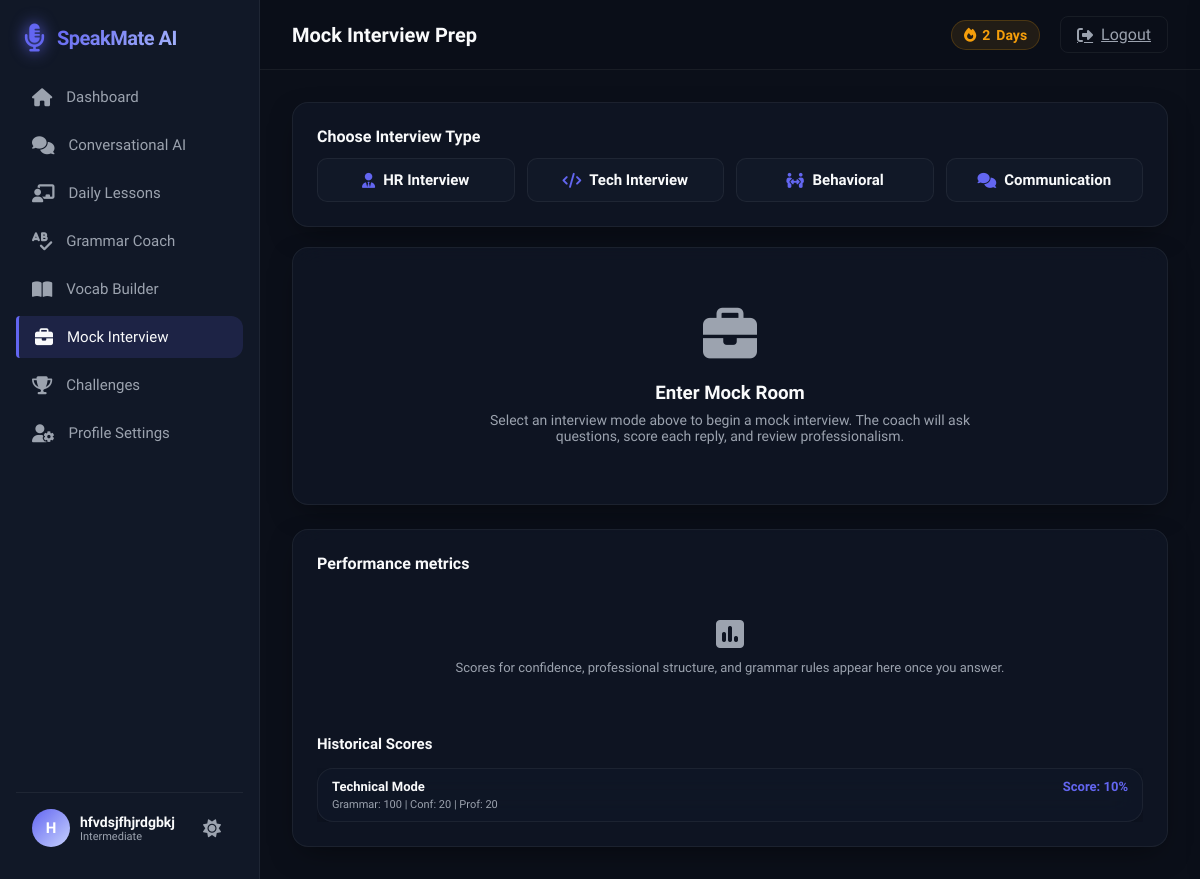
Page /interview (signed in) on the committed database.
### speakmate/models.py (models this page shows)
class InterviewScore(db.Model):
    __tablename__ = "interview_scores"
    id = db.Column(db.Integer, primary_key=True)
    user_id = db.Column(db.Integer, db.ForeignKey("users.id", ondelete="CASCADE"), nullable=False)
    mode = db.Column(db.String(50), nullable=False)
    score = db.Column(db.Integer, nullable=False)
    confidence = db.Column(db.Integer, nullable=False)
    grammar = db.Column(db.Integer, nullable=False)
    professionalism = db.Column(db.Integer, nullable=False)
    suggestions = db.Column(db.Text, nullable=True)
    created_at = db.Column(db.DateTime, default=datetime.utcnow)

### speakmate/routes/views.py (the view)
@views_bp.route("/interview")
@login_required
def interview():
    user_id = session["user_id"]
    scores = InterviewScore.query.filter_by(user_id=user_id).order_by(InterviewScore.created_at.desc()).limit(5).all()
    return render_template("interview.html", scores=scores)

### speakmate/routes/views.py (called while the page is built)
def login_required(f):
    import functools
    @functools.wraps(f)
    def decorated_function(*args, **kwargs):
        if "user_id" not in session:
            return redirect(url_for("auth.login"))
        return f(*args, **kwargs)
    return decorated_function

### speakmate/templates/interview.html (shortened to what this page needs)
{% extends "base.html" %}
{% block page_title %}Mock Interview Prep{% endblock %}
{% block content %}
<div class="dashboard-grid">
    <div style="display: flex; flex-direction: column; gap: 20px;">
        <div class="glass-card" style="padding: 24px;">
            <h3 style="font-size: 16px; font-weight: 700; margin-bottom: 12px;">Choose Interview Type</h3>
            <div style="display: grid; grid-template-columns: repeat(auto-fit, minmax(130px, 1fr)); gap: 12px;" id="modeSelectors">
                <button class="btn btn-secondary" onclick="startInterview('HR')">
                    <i class="fa-solid fa-user-tie" style="color: var(--color-primary);"></i> HR Interview
                </button>
                <button class="btn btn-secondary" onclick="startInterview('Technical')">
                    <i class="fa-solid fa-code" style="color: var(--color-primary);"></i> Tech Interview
                </button>
                <button class="btn btn-secondary" onclick="startInterview('Behavioral')">
                    <i class="fa-solid fa-people-arrows" style="color: var(--color-primary);"></i> Behavioral
                </button>
                <button class="btn btn-secondary" onclick="startInterview('Communication')">
                    <i class="fa-solid fa-comments" style="color: var(--color-primary);"></i> Communication
                </button>
            </div>
        </div>
        <div class="glass-card" id="interviewPlaceholder" style="padding: 60px 40px; text-align: center;">
            <i class="fa-solid fa-briefcase" style="font-size: 54px; color: var(--text-secondary); margin-bottom: 20px;"></i>
            <h3>Enter Mock Room</h3>
            <p style="color: var(--text-secondary); font-size: 14px; margin-top: 8px; max-width: 480px; margin-left: auto; margin-right: auto;">
                Select an interview mode above to begin a mock interview. The coach will ask questions, score each reply, and review professionalism.
            </p>
        </div>
    </div>
    <div class="glass-card" style="padding: 24px; display: flex; flex-direction: column; gap: 15px;">
        <h3 style="font-size: 16px; font-weight: 700;">Performance metrics</h3>
        <div id="interviewMetricsPanel" style="display: flex; flex-direction: column; gap: 15px;">
            <div style="text-align: center; padding: 30px 10px; color: var(--text-secondary);">
                <i class="fa-solid fa-square-poll-vertical" style="font-size: 32px; margin-bottom: 10px;"></i>
                <p style="font-size: 13px;">Scores for confidence, professional structure, and grammar rules appear here once you answer.</p>
            </div>
        </div>
        <h3 style="font-size: 15px; font-weight: 700; margin-top: 15px;">Historical Scores</h3>
        <div style="display: flex; flex-direction: column; gap: 10px; max-height: 250px; overflow-y: auto;" id="interviewHistoryList">
            {% if scores %}
                {% for s in scores %}
                <div class="glass-card" style="padding: 10px 14px; font-size: 13px;">
                    <div style="display: flex; justify-content: space-between;">
                        <strong>{{ s.mode }} Mode</strong>
                        <span style="color: var(--color-primary); font-weight: 700;">Score: {{ s.score }}%</span>
                    </div>
                    <p style="font-size: 11px; color: var(--text-secondary); margin-top: 4px;">
                        Grammar: {{ s.grammar }} | Conf: {{ s.confidence }} | Prof: {{ s.professionalism }}
                    </p>
                </div>
                {% endfor %}
            {% else %}
                <p style="font-size: 11px; color: var(--text-secondary); text-align: center; padding: 10px;">No completed interviews recorded.</p>
            {% endif %}
        </div>
    </div>
</div>
{% endblock %}

### speakmate/static/css/style.css (style rules this page uses)
:root { --bg-primary: #0b0f19; --bg-secondary: #111827; --bg-glass: rgba(17, 24, 39, 0.7); --border-glass: rgba(255, 255, 255, 0.06); --border-glass-focus: rgba(99, 102, 241, 0.4); --text-primary: #f9fafb; --text-secondary: #9ca3af; --color-primary: #6366f1; --color-primary-rgb: 99, 102, 241; --color-primary-hover: #4f46e5; --color-success: #10b981; --color-danger: #f43f5e; --color-warning: #f59e0b; --shadow-main: 0 10px 30px -10px rgba(0, 0, 0, 0.5); --shadow-glow: 0 0 20px rgba(99, 102, 241, 0.25); --transition-smooth: all 0.3s cubic-bezier(0.4, 0, 0.2, 1); --radius-main: 16px; --sidebar-width: 260px; }
* { margin: 0; padding: 0; box-sizing: border-box; font-family: 'Plus Jakarta Sans', sans-serif; scrollbar-width: thin; scrollbar-color: var(--color-primary) var(--bg-primary); }
body { background-color: var(--bg-primary); color: var(--text-primary); min-height: 100vh; overflow-x: hidden; transition: var(--transition-smooth); }
.glass-card { background: var(--bg-glass); backdrop-filter: blur(16px); -webkit-backdrop-filter: blur(16px); border: 1px solid var(--border-glass); border-radius: var(--radius-main); box-shadow: var(--shadow-main); transition: var(--transition-smooth); }
.dashboard-grid { display: grid; grid-template-columns: 2fr 1fr; gap: 24px; }
.btn { padding: 12px 24px; border-radius: 10px; border: none; font-weight: 600; font-size: 15px; cursor: pointer; display: inline-flex; align-items: center; justify-content: center; gap: 8px; transition: var(--transition-smooth); position: relative; overflow: hidden; }
.btn::before { content: ''; position: absolute; top: 50%; left: 50%; width: 0; height: 0; background: rgba(255, 255, 255, 0.15); border-radius: 50%; transform: translate(-50%, -50%); transition: width 0.6s ease, height 0.6s ease; }
.btn-secondary { background: var(--bg-secondary); border: 1px solid var(--border-glass); color: var(--text-primary); }
@media (max-width: 1200px) { .dashboard-grid { grid-template-columns: 1fr; } }

### rows in the picture
InterviewScore: mode "Technical", score "10", grammar "100", confidence "20", professionalism "20"

### other values in the picture
{{ (session.get('username') or 'User')[0].upper() }} "H"
{{ session.get('username') or 'User' }} "hfvdsjfhjrdgbkj"
{{ session.get('target_level', 'Intermediate') }} "Intermediate"
{{ session.get('streak_count') or 0 }} "2"
